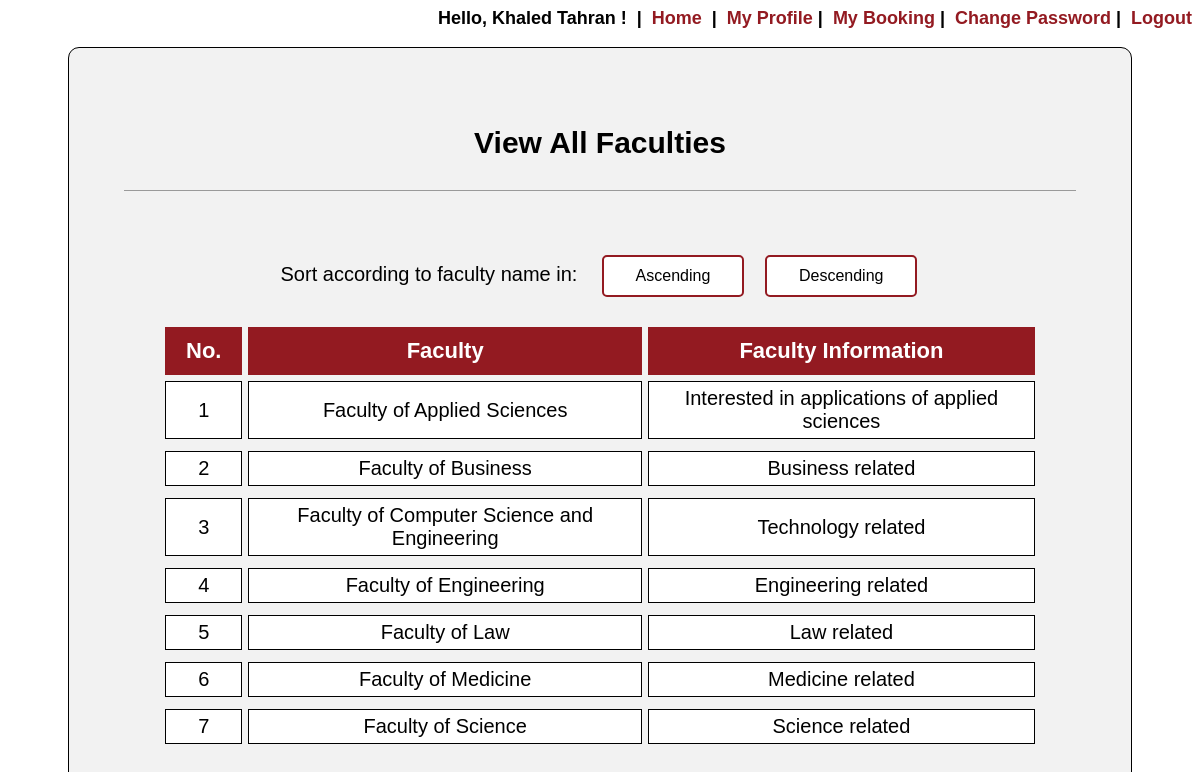
/venue_manage_view.php (signed in), run on the app's committed database.
### tables this page shows
CREATE TABLE `venue_details` (
  `VenueID` int(11) NOT NULL,
  `VenueName` varchar(80) NOT NULL,
  `VenueInfo` varchar(100) NOT NULL
);

### venue_manage_view.php (the view, shortened to what this page needs)
<?php
include "database/connect.php";
include 'session.php';
?>
<!DOCTYPE html>
<html>
<head>
</head>
<body background="image\bg.png">
	<div id="view" align="center">
		<br>
		<p>View All Faculties</p>
		<hr>
		<form action="venue_manage_view.php" method="POST" style="font-size: 20px;">
			Sort according to faculty name in: &nbsp;&nbsp;
			<input type="submit" name="ascending" value="Ascending">&nbsp;&nbsp;
			<input type="submit" name="descending" value="Descending">
		</form>
		<table align="center" cellpadding="20px" cellspacing="6px">
			<tr>
				<th>No.</th>
				<th>Faculty</th>
				<th>Faculty Information</th>
			</tr>
			<?php
			$conn = mysqli_connect($servername, $username, $password, $dbname);
			if (isset($_POST['ascending'])) {
				$count = 0;
				$read_venue = "SELECT * FROM venue_details ORDER BY VenueName ASC";
				$result_read_venue = mysqli_query($conn, $read_venue);
				if (mysqli_num_rows($result_read_venue) > 0) {
					while ($row = mysqli_fetch_array($result_read_venue, MYSQLI_ASSOC)) {
						$count = $count + 1;
						echo "<tr>";
						echo "<td>" . $count . "</td>";
						echo "<td>" . $row['VenueName'] . "</td>";
						echo "<td>" . $row['VenueInfo'] . "</td>";
						echo "<tr>";
					}
				}
			} else {
				$count = 0;
				$read_venue = "SELECT * FROM venue_details ORDER BY VenueName ASC";
				$result_read_venue = mysqli_query($conn, $read_venue);
				if (mysqli_num_rows($result_read_venue) > 0) {
					while ($row = mysqli_fetch_array($result_read_venue, MYSQLI_ASSOC)) {
						$count = $count + 1;
						echo "<tr>";
						echo "<td>" . $count . "</td>";
						echo "<td>" . $row['VenueName'] . "</td>";
						echo "<td>" . $row['VenueInfo'] . "</td>";
						echo "<tr>";
					}
				}
			}
			?>
		</table>
	</div>
</body>
</html>

### venue_manage_view.php (style rules this page uses)
body { font-family: 'Cairo-Medium', sans-serif; }
p { font-weight: 900; font-size: 30px; }
form { margin-left: 60px; margin-top: 15px; margin-right: 60px; }
table { margin-left: 60px; margin-right: 60px; margin-bottom: 60px; text-align: justify; }
th { background-color: #931A21; border: 1px solid #931A21; font-size: 22px; text-align: center; padding-top: 10px; padding-bottom: 10px; color: white; }
td { border: 1px solid black; font-size: 20px; text-align: center; padding-top: 5px; padding-bottom: 5px; background-color: white; }
input[type=submit] { border: none; color: white; padding: 10px 32px; text-align: center; text-decoration: none; display: inline-block; font-size: 16px; margin: 4px 2px; transition-duration: 0.4s; cursor: pointer; background-color: white; color: black; border: 2px solid #931A21; border-radius: 5px; }
div { margin-left: 60px; margin-top: 15px; margin-right: 60px; padding: 30px; border: 0.5px solid black; border-radius: 11px; background-color: #f2f2f2; }
hr { border-bottom: none; border-left: none; border-right: none; width: 95%; padding-top: 10px; margin-bottom: 50px; }

### data on the page
venue_details: VenueName "Faculty of Applied Sciences", VenueInfo "Interested in applications of applied sciences"
venue_details: VenueName "Faculty of Business", VenueInfo "Business related"
venue_details: VenueName "Faculty of Computer Science and Engineering", VenueInfo "Technology related"
venue_details: VenueName "Faculty of Engineering", VenueInfo "Engineering related"
venue_details: VenueName "Faculty of Law", VenueInfo "Law related"
venue_details: VenueName "Faculty of Medicine", VenueInfo "Medicine related"
venue_details: VenueName "Faculty of Science", VenueInfo "Science related"

### other printed values
$_SESSION['UserFullName'] "Khaled Tahran"
